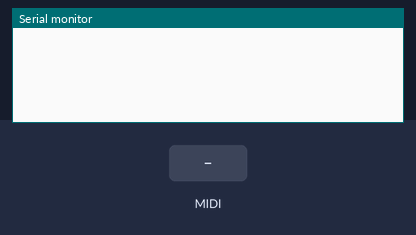
Recording of a sketch running on a simulated Arduino Leonardo, built with avr-gcc and run on an emulated ATmega32U4. Parts: the last lines printed to the serial monitor. Inputs (shaded band) come from the test bench. MIDI output is not drawn.

Above: at 1.2 s.
1.3 s: MIDI note 36 received
At 2.5 s:
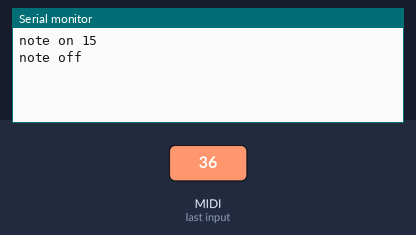
3.1 s: MIDI note 48 received
At 3.31 s:
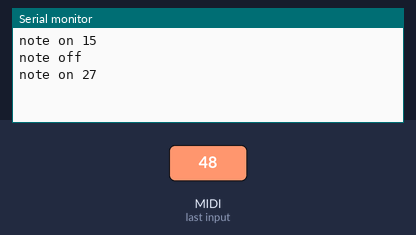

Measured:
- after the input at 1.3 s, the serial monitor: prints a new line at once (image 1)
- after the input at 3.1 s, the serial monitor: prints a new line at once (image 2)

The sketch:

Test-Usb.ino
```cpp
#include <USB-MIDI.h>

USBMIDI_CREATE_DEFAULT_INSTANCE();

int b = 0;
int note_no1, note_on_count1, tmp_last_note1;

void setup() {
  // put your setup code here, to run once:
  Serial.begin(115200);
  MIDI.begin(MIDI_CHANNEL_OMNI);
}

void loop() {
  // MIDI.read();
  if (MIDI.read()) {
    switch (MIDI.getType()) {
      case midi::NoteOn:  //if NoteOn

        note_no1 = MIDI.getData1()-21;

        Serial.print("note on ");
        Serial.println(note_no1);
        digitalWrite(13, HIGH);  //Gate》HIGH
        break;
      case midi::NoteOff:
        digitalWrite(13, LOW);  //Gate 》LOW
        Serial.println("note off ");
        break;
    }
  }
  // MIDI.sendNoteOn(42, 127, 1);
  // Serial.println("-------------------------");

  // put your main code here, to run repeatedly:
  // test();
}
void test() {
  delay(2000);
  // digitalWrite(13, b);
  if (b == 1) b = 0;
  else if (b == 0) b = 1;
  // digitalWrite(12, b);
  Serial.print("d13 ");
  Serial.println(b);
}
```
